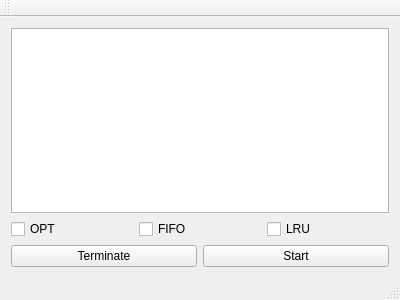
<?xml version="1.0" encoding="UTF-8"?>
<ui version="4.0">
 <class>MainWindow</class>
 <widget class="QMainWindow" name="MainWindow">
  <property name="geometry">
   <rect>
    <x>0</x>
    <y>0</y>
    <width>400</width>
    <height>300</height>
   </rect>
  </property>
  <property name="windowTitle">
   <string>MainWindow</string>
  </property>
  <widget class="QWidget" name="centralWidget">
   <layout class="QVBoxLayout" name="verticalLayout_2">
    <item>
     <layout class="QVBoxLayout" name="verticalLayout">
      <item>
       <widget class="QTableWidget" name="pageTable">
        <property name="editTriggers">
         <set>QAbstractItemView::NoEditTriggers</set>
        </property>
       </widget>
      </item>
     </layout>
    </item>
    <item>
     <layout class="QHBoxLayout" name="horizontalLayout">
      <item>
       <widget class="QCheckBox" name="optCheck">
        <property name="text">
         <string>OPT</string>
        </property>
       </widget>
      </item>
      <item>
       <widget class="QCheckBox" name="fifoCheck">
        <property name="text">
         <string>FIFO</string>
        </property>
       </widget>
      </item>
      <item>
       <widget class="QCheckBox" name="lruCheck">
        <property name="text">
         <string>LRU</string>
        </property>
       </widget>
      </item>
     </layout>
    </item>
    <item>
     <layout class="QHBoxLayout" name="horizontalLayout_2">
      <item>
       <widget class="QPushButton" name="terminateButton">
        <property name="text">
         <string>Terminate</string>
        </property>
       </widget>
      </item>
      <item>
       <widget class="QPushButton" name="startButton">
        <property name="text">
         <string>Start</string>
        </property>
       </widget>
      </item>
     </layout>
    </item>
   </layout>
  </widget>
  <widget class="QMenuBar" name="menuBar">
   <property name="geometry">
    <rect>
     <x>0</x>
     <y>0</y>
     <width>400</width>
     <height>16</height>
    </rect>
   </property>
  </widget>
  <widget class="QToolBar" name="mainToolBar">
   <attribute name="toolBarArea">
    <enum>TopToolBarArea</enum>
   </attribute>
   <attribute name="toolBarBreak">
    <bool>false</bool>
   </attribute>
  </widget>
  <widget class="QStatusBar" name="statusBar"/>
 </widget>
 <layoutdefault spacing="6" margin="11"/>
 <resources/>
 <connections/>
</ui>
